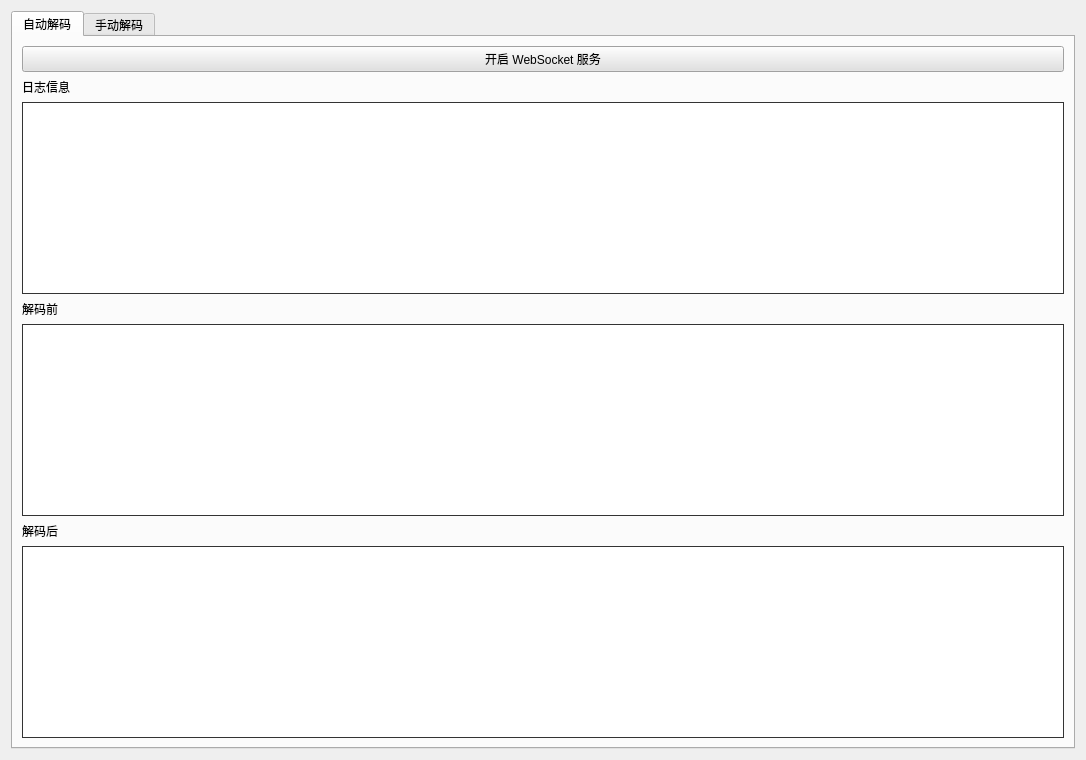
<?xml version="1.0" encoding="UTF-8"?>
<ui version="4.0">
 <class>widget</class>
 <widget class="QWidget" name="widget">
  <property name="geometry">
   <rect>
    <x>0</x>
    <y>0</y>
    <width>1086</width>
    <height>760</height>
   </rect>
  </property>
  <property name="windowTitle">
   <string>解码小工具</string>
  </property>
  <layout class="QVBoxLayout" name="verticalLayout_5">
   <item>
    <widget class="QTabWidget" name="tabWidget">
     <property name="currentIndex">
      <number>0</number>
     </property>
     <widget class="QWidget" name="tab_1">
      <attribute name="title">
       <string>自动解码</string>
      </attribute>
      <layout class="QVBoxLayout" name="verticalLayout_3">
       <item>
        <layout class="QVBoxLayout" name="verticalLayout">
         <item>
          <widget class="QPushButton" name="buttonOpenWeb">
           <property name="styleSheet">
            <string notr="true">background-color: rgb(225, 225, 225);</string>
           </property>
           <property name="text">
            <string>开启 WebSocket 服务</string>
           </property>
          </widget>
         </item>
         <item>
          <widget class="QLabel" name="label_3">
           <property name="text">
            <string>日志信息</string>
           </property>
          </widget>
         </item>
         <item>
          <widget class="QTextEdit" name="editLog">
           <property name="styleSheet">
            <string notr="true">border:1px solid #333333;
background-color: rgb(255, 255, 255);</string>
           </property>
          </widget>
         </item>
         <item>
          <widget class="QLabel" name="label">
           <property name="text">
            <string>解码前</string>
           </property>
          </widget>
         </item>
         <item>
          <widget class="QTextEdit" name="editDecode_qian">
           <property name="styleSheet">
            <string notr="true">border:1px solid #333333;
background-color: rgb(255, 255, 255);</string>
           </property>
          </widget>
         </item>
         <item>
          <widget class="QLabel" name="label_2">
           <property name="text">
            <string>解码后</string>
           </property>
          </widget>
         </item>
         <item>
          <widget class="QTextEdit" name="editDecode_hou">
           <property name="styleSheet">
            <string notr="true">border:1px solid #333333;
background-color: rgb(255, 255, 255);</string>
           </property>
          </widget>
         </item>
        </layout>
       </item>
      </layout>
     </widget>
     <widget class="QWidget" name="tab_2">
      <attribute name="title">
       <string>手动解码</string>
      </attribute>
      <layout class="QVBoxLayout" name="verticalLayout_4">
       <item>
        <layout class="QVBoxLayout" name="verticalLayout_2" stretch="0,0,0">
         <item>
          <widget class="QPlainTextEdit" name="editManualDecode_qian">
           <property name="styleSheet">
            <string notr="true">border:1px solid #333333;
background-color: rgb(255, 255, 255);</string>
           </property>
          </widget>
         </item>
         <item>
          <layout class="QHBoxLayout" name="horizontalLayout" stretch="0,0">
           <property name="leftMargin">
            <number>0</number>
           </property>
           <property name="topMargin">
            <number>0</number>
           </property>
           <property name="rightMargin">
            <number>0</number>
           </property>
           <property name="bottomMargin">
            <number>0</number>
           </property>
           <item>
            <widget class="QPushButton" name="buttonStartDecode">
             <property name="sizePolicy">
              <sizepolicy hsizetype="Fixed" vsizetype="Fixed">
               <horstretch>0</horstretch>
               <verstretch>1</verstretch>
              </sizepolicy>
             </property>
             <property name="styleSheet">
              <string notr="true">background-color: rgb(225, 225, 225);</string>
             </property>
             <property name="text">
              <string>开始解码</string>
             </property>
            </widget>
           </item>
           <item>
            <widget class="QPushButton" name="buttonClear">
             <property name="sizePolicy">
              <sizepolicy hsizetype="Fixed" vsizetype="Fixed">
               <horstretch>0</horstretch>
               <verstretch>0</verstretch>
              </sizepolicy>
             </property>
             <property name="styleSheet">
              <string notr="true">background-color: rgb(225, 225, 225);</string>
             </property>
             <property name="text">
              <string>清除信息</string>
             </property>
            </widget>
           </item>
          </layout>
         </item>
         <item>
          <widget class="QTextEdit" name="editManualDecode_hou">
           <property name="styleSheet">
            <string notr="true">border:1px solid #333333;
background-color: rgb(255, 255, 255);</string>
           </property>
          </widget>
         </item>
        </layout>
       </item>
      </layout>
     </widget>
    </widget>
   </item>
  </layout>
 </widget>
 <resources/>
 <connections/>
</ui>
